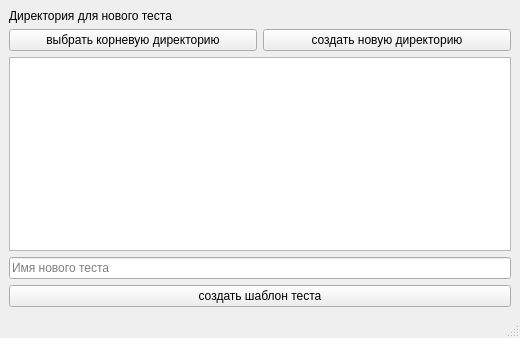
<?xml version="1.0" encoding="UTF-8"?>
<ui version="4.0">
 <class>MainWindow</class>
 <widget class="QMainWindow" name="MainWindow">
  <property name="geometry">
   <rect>
    <x>0</x>
    <y>0</y>
    <width>520</width>
    <height>338</height>
   </rect>
  </property>
  <property name="windowTitle">
   <string>Генератор QT тестов</string>
  </property>
  <widget class="QWidget" name="centralwidget">
   <layout class="QVBoxLayout" name="verticalLayout_2">
    <item>
     <layout class="QVBoxLayout" name="verticalLayout">
      <item>
       <widget class="QLabel" name="label_directory_for_new_test">
        <property name="text">
         <string>Директория для нового теста</string>
        </property>
       </widget>
      </item>
      <item>
       <layout class="QHBoxLayout" name="horizontalLayout">
        <item>
         <widget class="QPushButton" name="pushButton__chooseRootDir">
          <property name="text">
           <string>выбрать корневую директорию</string>
          </property>
         </widget>
        </item>
        <item>
         <widget class="QPushButton" name="pushButton_create_new_dir">
          <property name="text">
           <string>создать новую директорию</string>
          </property>
         </widget>
        </item>
       </layout>
      </item>
      <item>
       <widget class="QTreeView" name="treeView"/>
      </item>
      <item>
       <widget class="QLineEdit" name="lineEdit">
        <property name="text">
         <string/>
        </property>
        <property name="placeholderText">
         <string>Имя нового теста</string>
        </property>
       </widget>
      </item>
      <item>
       <widget class="QPushButton" name="pushButton_createTest">
        <property name="text">
         <string>создать шаблон теста</string>
        </property>
       </widget>
      </item>
     </layout>
    </item>
   </layout>
  </widget>
  <widget class="QMenuBar" name="menubar">
   <property name="geometry">
    <rect>
     <x>0</x>
     <y>0</y>
     <width>520</width>
     <height>25</height>
    </rect>
   </property>
  </widget>
  <widget class="QStatusBar" name="statusbar"/>
 </widget>
 <resources/>
 <connections/>
</ui>
